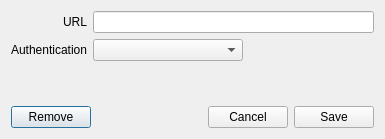
<?xml version="1.0" encoding="UTF-8"?>
<ui version="4.0">
 <class>STACBrowserDialogBase</class>
 <widget class="QDialog" name="STACBrowserDialogBase">
  <property name="geometry">
   <rect>
    <x>0</x>
    <y>0</y>
    <width>385</width>
    <height>139</height>
   </rect>
  </property>
  <property name="windowTitle">
   <string>STAC Browser</string>
  </property>
  <layout class="QGridLayout" name="gridLayout">
   <item row="1" column="0">
    <layout class="QHBoxLayout" name="horizontalLayout">
     <item>
      <layout class="QVBoxLayout" name="verticalLayout">
       <property name="sizeConstraint">
        <enum>QLayout::SetMaximumSize</enum>
       </property>
       <item>
        <layout class="QFormLayout" name="apiFormLayout">
         <property name="labelAlignment">
          <set>Qt::AlignRight|Qt::AlignTrailing|Qt::AlignVCenter</set>
         </property>
         <item row="0" column="0">
          <widget class="QLabel" name="apiUrlLabel">
           <property name="text">
            <string>URL</string>
           </property>
           <property name="alignment">
            <set>Qt::AlignRight|Qt::AlignTrailing|Qt::AlignVCenter</set>
           </property>
          </widget>
         </item>
         <item row="0" column="1">
          <widget class="QLineEdit" name="urlEditBox"/>
         </item>
         <item row="1" column="0">
          <widget class="QLabel" name="apiTitleLabel">
           <property name="text">
            <string>Authentication</string>
           </property>
           <property name="alignment">
            <set>Qt::AlignRight|Qt::AlignTrailing|Qt::AlignVCenter</set>
           </property>
          </widget>
         </item>
         <item row="1" column="1">
          <widget class="QComboBox" name="authenticationCombo">
           <property name="maximumSize">
            <size>
             <width>150</width>
             <height>16777215</height>
            </size>
           </property>
          </widget>
         </item>
        </layout>
       </item>
       <item>
        <layout class="QHBoxLayout" name="horizontalLayout_2">
         <item>
          <widget class="QPushButton" name="removeButton">
           <property name="text">
            <string>Remove</string>
           </property>
          </widget>
         </item>
         <item>
          <spacer name="horizontalSpacer">
           <property name="orientation">
            <enum>Qt::Horizontal</enum>
           </property>
           <property name="sizeHint" stdset="0">
            <size>
             <width>40</width>
             <height>20</height>
            </size>
           </property>
          </spacer>
         </item>
         <item>
          <widget class="QPushButton" name="cancelButton">
           <property name="text">
            <string>Cancel</string>
           </property>
          </widget>
         </item>
         <item>
          <widget class="QPushButton" name="saveAddButton">
           <property name="text">
            <string>Save</string>
           </property>
          </widget>
         </item>
        </layout>
       </item>
      </layout>
     </item>
    </layout>
   </item>
  </layout>
 </widget>
 <resources/>
 <connections/>
</ui>
